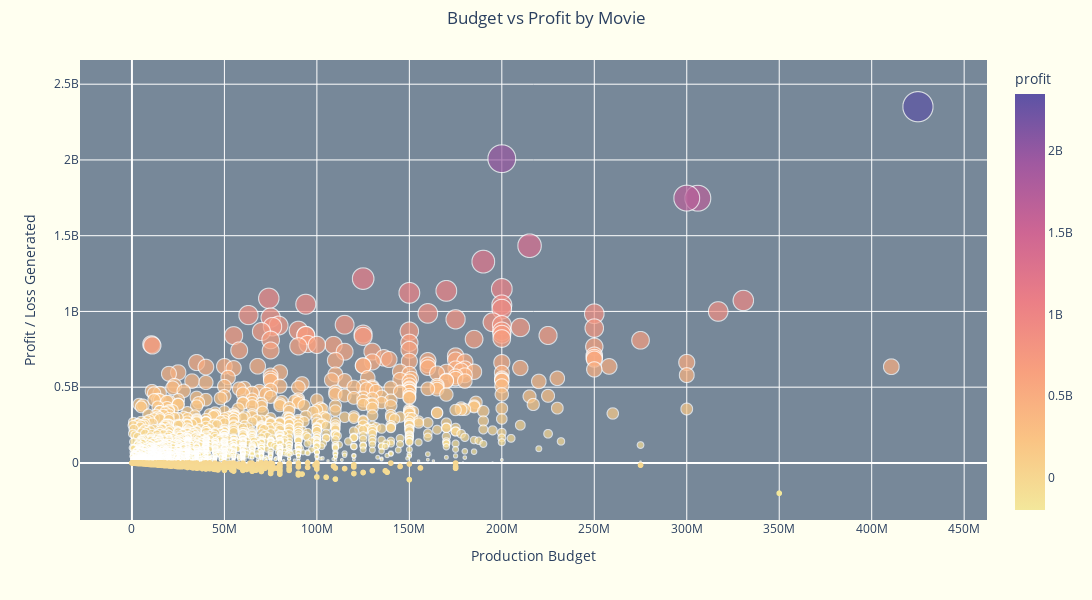

Notebook cell for this chart:
### Code cell
gross_df.genre_ids = gross_df.genre_ids.astype(str)
fig2 = px.scatter(grosscat[grosscat.profit<0], 
       x='production_budget', 
       y='profit',color='profit', 
       hover_name='movie', 
       color_continuous_scale=px.colors.sequential.turbid)
fig = px.scatter(grosscat[grosscat.profit>0], 
                 x="production_budget", 
                 y="profit",
	             color='profit', 
                 size='profit', 
                 color_continuous_scale=px.colors.sequential.Sunset,
                 hover_name="movie", 
                 log_x=False,
                 log_y=False, 
                 size_max=30)
fig.add_trace(fig2.data[0])

fig.update_layout(title=dict(text='Budget vs Profit by Movie', 
                             y=0.98,x=0.5, 
                             xanchor='center', 
                             yanchor='auto'), 
                  xaxis_title="Production Budget",
                  yaxis_title="Profit / Loss Generated", 
                  hoverlabel=dict(bgcolor='#ECD7A7'),
                  plot_bgcolor='lightslategrey',
                  paper_bgcolor='ivory', 
                  width=1200, 
                  height=600)
fig.show()

### Figure 1 — Plotly figure (JSON) as saved in the notebook; plotly's stock layout.template omitted (floating-point values rounded to 4 significant figures; data arrays with more than 128 entries replaced by an {"elided": "..."} marker saying what was removed)
{"data": [{"hovertemplate": "<b>%{hovertext}</b><br><br>production_budget=%{x}<br>profit=%{marker.color}<extra></extra>", "hovertext": {"elided": "3538 str values"}, "legendgroup": "", "marker": {"color": {"elided": "3538 int values"}, "coloraxis": "coloraxis", "size": {"elided": "3538 int values"}, "sizemode": "area", "sizeref": 2613000.0, "symbol": "circle"}, "mode": "markers", "name": "", "showlegend": false, "type": "scattergl", "x": {"elided": "3538 int values"}, "xaxis": "x", "y": {"elided": "3538 int values"}, "yaxis": "y"}, {"hovertemplate": "<b>%{hovertext}</b><br><br>production_budget=%{x}<br>profit=%{marker.color}<extra></extra>", "hovertext": {"elided": "1613 str values"}, "legendgroup": "", "marker": {"color": {"elided": "1613 int values"}, "coloraxis": "coloraxis", "symbol": "circle"}, "mode": "markers", "name": "", "showlegend": false, "type": "scattergl", "x": {"elided": "1613 int values"}, "xaxis": "x", "y": {"elided": "1613 int values"}, "yaxis": "y"}], "layout": {"coloraxis": {"colorbar": {"title": {"text": "profit"}}, "colorscale": [[0, "rgb(243, 231, 155)"], [0.1667, "rgb(250, 196, 132)"], [0.3333, "rgb(248, 160, 126)"], [0.5, "rgb(235, 127, 134)"], [0.6667, "rgb(206, 102, 147)"], [0.8333, "rgb(160, 89, 160)"], [1, "rgb(92, 83, 165)"]]}, "height": 600, "hoverlabel": {"bgcolor": "#ECD7A7"}, "legend": {"itemsizing": "constant", "tracegroupgap": 0}, "margin": {"t": 60}, "paper_bgcolor": "ivory", "plot_bgcolor": "lightslategrey", "title": {"text": "Budget vs Profit by Movie", "x": 0.5, "xanchor": "center", "y": 0.98, "yanchor": "auto"}, "width": 1200, "xaxis": {"anchor": "y", "domain": [0, 1], "title": {"text": "Production Budget"}}, "yaxis": {"anchor": "x", "domain": [0, 1], "title": {"text": "Profit / Loss Generated"}}}}
